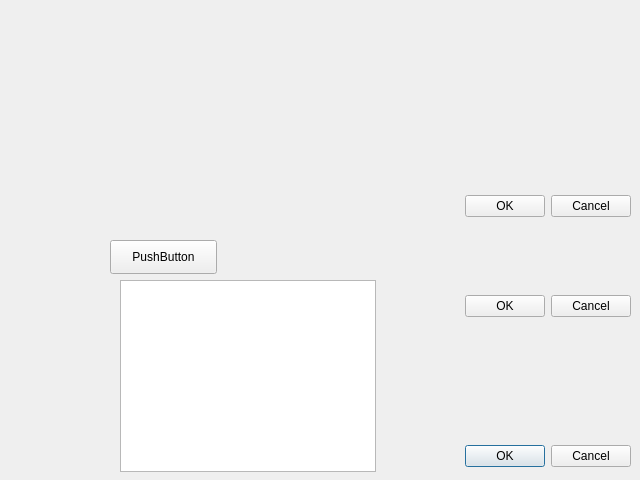
<?xml version="1.0" encoding="UTF-8"?>
<ui version="4.0">
 <class>Dialog</class>
 <widget class="QDialog" name="Dialog">
  <property name="geometry">
   <rect>
    <x>0</x>
    <y>0</y>
    <width>640</width>
    <height>480</height>
   </rect>
  </property>
  <property name="windowTitle">
   <string>Dialog</string>
  </property>
  <widget class="QDialogButtonBox" name="buttonBox">
   <property name="geometry">
    <rect>
     <x>10</x>
     <y>440</y>
     <width>621</width>
     <height>32</height>
    </rect>
   </property>
   <property name="orientation">
    <enum>Qt::Horizontal</enum>
   </property>
   <property name="standardButtons">
    <set>QDialogButtonBox::Cancel|QDialogButtonBox::Ok</set>
   </property>
  </widget>
  <widget class="QDialogButtonBox" name="buttonBox_2">
   <property name="geometry">
    <rect>
     <x>10</x>
     <y>290</y>
     <width>621</width>
     <height>32</height>
    </rect>
   </property>
   <property name="orientation">
    <enum>Qt::Horizontal</enum>
   </property>
   <property name="standardButtons">
    <set>QDialogButtonBox::Cancel|QDialogButtonBox::Ok</set>
   </property>
  </widget>
  <widget class="QDialogButtonBox" name="buttonBox_3">
   <property name="geometry">
    <rect>
     <x>10</x>
     <y>190</y>
     <width>621</width>
     <height>32</height>
    </rect>
   </property>
   <property name="orientation">
    <enum>Qt::Horizontal</enum>
   </property>
   <property name="standardButtons">
    <set>QDialogButtonBox::Cancel|QDialogButtonBox::Ok</set>
   </property>
  </widget>
  <widget class="QWidget" name="horizontalLayoutWidget">
   <property name="geometry">
    <rect>
     <x>200</x>
     <y>100</y>
     <width>160</width>
     <height>80</height>
    </rect>
   </property>
   <layout class="QHBoxLayout" name="horizontalLayout"/>
  </widget>
  <widget class="QPushButton" name="pushButton">
   <property name="geometry">
    <rect>
     <x>110</x>
     <y>240</y>
     <width>107</width>
     <height>34</height>
    </rect>
   </property>
   <property name="text">
    <string>PushButton</string>
   </property>
  </widget>
  <widget class="QListWidget" name="listWidget">
   <property name="geometry">
    <rect>
     <x>120</x>
     <y>280</y>
     <width>256</width>
     <height>192</height>
    </rect>
   </property>
  </widget>
 </widget>
 <resources/>
 <connections>
  <connection>
   <sender>buttonBox</sender>
   <signal>accepted()</signal>
   <receiver>Dialog</receiver>
   <slot>accept()</slot>
   <hints>
    <hint type="sourcelabel">
     <x>248</x>
     <y>254</y>
    </hint>
    <hint type="destinationlabel">
     <x>157</x>
     <y>274</y>
    </hint>
   </hints>
  </connection>
  <connection>
   <sender>buttonBox</sender>
   <signal>rejected()</signal>
   <receiver>Dialog</receiver>
   <slot>reject()</slot>
   <hints>
    <hint type="sourcelabel">
     <x>316</x>
     <y>260</y>
    </hint>
    <hint type="destinationlabel">
     <x>286</x>
     <y>274</y>
    </hint>
   </hints>
  </connection>
 </connections>
</ui>
